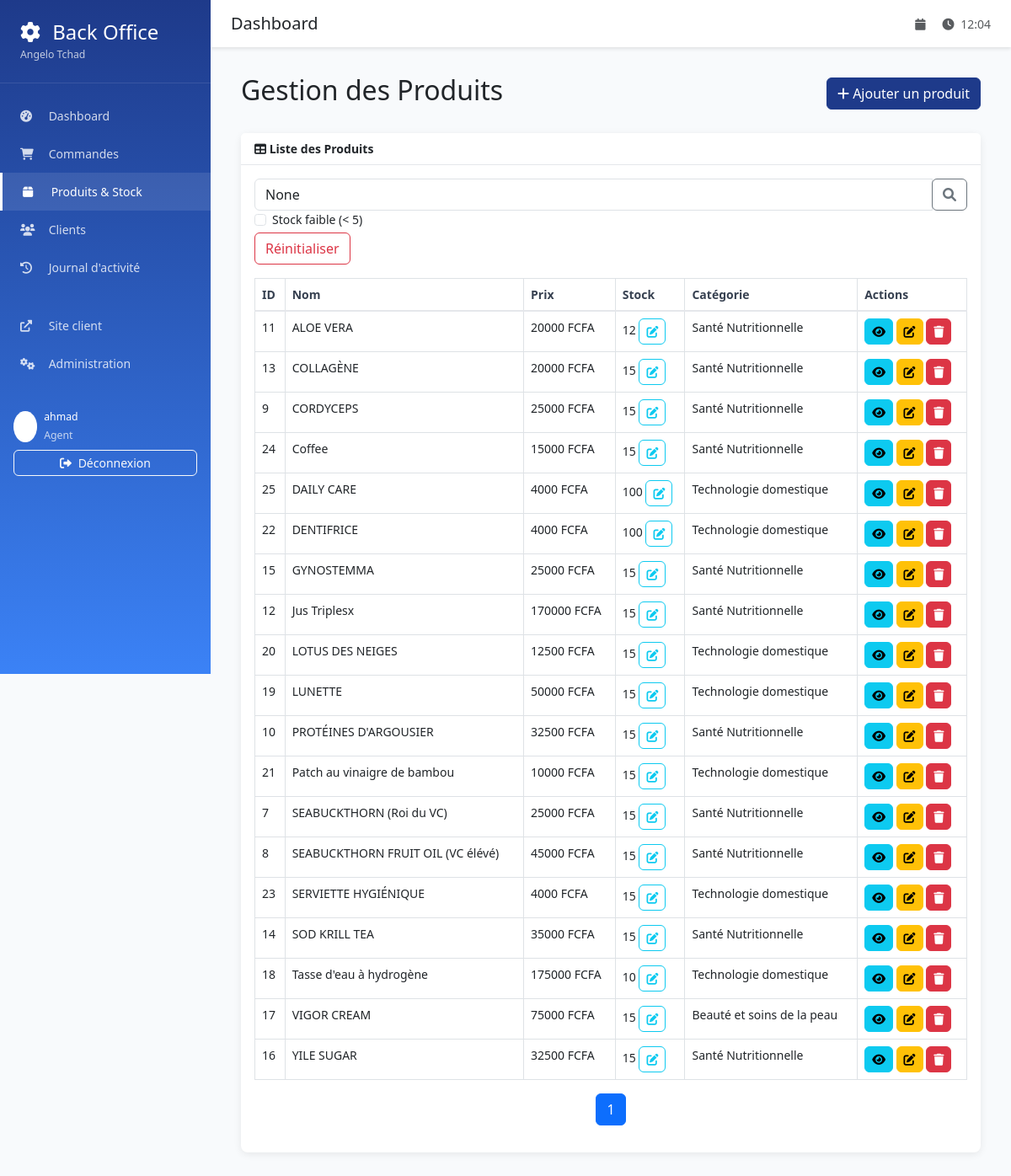
Before: /backoffice/products/ (signed in) with the older database file.
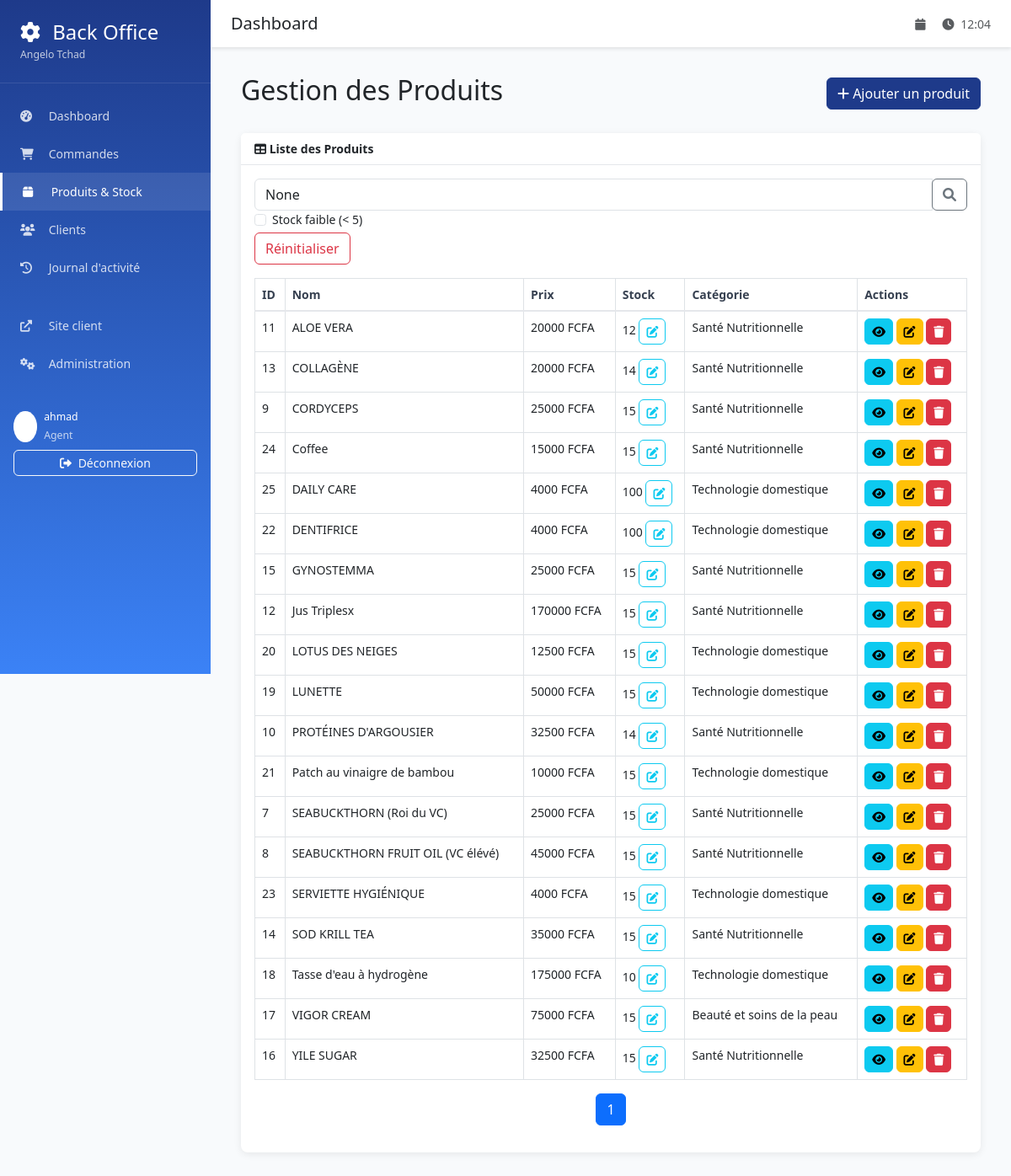
After: the same page with the newer database file.
### products/models.py (models this page shows, shortened)
class Product(models.Model):
    name = models.CharField(max_length=200, verbose_name="Nom du produit")
    description = models.TextField(blank=True, verbose_name="Description")
    price = models.DecimalField(
        max_digits=10,
        decimal_places=2,
        validators=[MinValueValidator(0)],
        verbose_name="Prix"
    )
    stock_quantity = models.PositiveIntegerField(
        default=0,
        verbose_name="Quantité en stock"
    )
    image = models.ImageField(
        upload_to='products/',
        blank=True,
        null=True,
        verbose_name="Image du produit"
    )
    is_active = models.BooleanField(default=True, verbose_name="Actif")
    created_at = models.DateTimeField(auto_now_add=True)
    updated_at = models.DateTimeField(auto_now=True)
    class Meta:
        verbose_name = "Produit"
        verbose_name_plural = "Produits"
        ordering = ['name']

class Category(models.Model):
    name = models.CharField(max_length=100, verbose_name="Nom de la catégorie")
    description = models.TextField(blank=True, verbose_name="Description")
    created_at = models.DateTimeField(auto_now_add=True)
    class Meta:
        verbose_name = "Catégorie"
        verbose_name_plural = "Catégories"
        ordering = ['name']

### backoffice/views.py (the view)
# urls.py: path('products/', views.products_list, name='products_list'),
@login_required
def products_list(request):
    products = Product.objects.order_by('name')
    search = request.GET.get('search')
    if search:
        products = products.filter(
            Q(name__icontains=search) |
            Q(description__icontains=search)
        )
    low_stock = request.GET.get('low_stock')
    if low_stock:
        products = products.filter(stock_quantity__lte=5)
    paginator = Paginator(products, 20)
    page_number = request.GET.get('page')
    page_obj = paginator.get_page(page_number)
    context = {
        'page_obj': page_obj,
        'search': search,
        'low_stock': low_stock,
    }
    return render(request, 'backoffice/products_list.html', context)

### templates/backoffice/products_list.html (shortened to what the changed rows need)
{% extends 'backoffice/base.html' %}
{% load static %}
{% block content %}
<div class="container-fluid">
    <div class="d-flex justify-content-between align-items-center mb-4">
        <h2>Gestion des Produits</h2>
    </div>
    <div class="card mb-4">
        <div class="card-body">
            <div class="table-responsive">
                <table class="table table-bordered" id="productsTable" width="100%" cellspacing="0">
                    <thead>
                        <tr>
                            <th>ID</th>
                            <th>Nom</th>
                            <th>Prix</th>
                            <th>Stock</th>
                            <th>Catégorie</th>
                            <th>Actions</th>
                        </tr>
                    </thead>
                    <tbody>
                        {% for product in page_obj %}
                        <tr>
                            <td>{{ product.id }}</td>
                            <td>{{ product.name }}</td>
                            <td>{{ product.price|floatformat:0 }} FCFA</td>
                            <td>
                                <span id="stock-{{ product.id }}" class="{% if product.stock_quantity <= 5 %}text-danger font-weight-bold{% endif %}">
                                    {{ product.stock_quantity }}
                                </span>
                                <button class="btn btn-sm btn-outline-info ml-2" onclick="editStock({{ product.id }}, {{ product.stock_quantity }})">
                                    <i class="fas fa-edit"></i>
                                </button>
                            </td>
                            <td>{{ product.category.name }}</td>
                            <td>
                                <a href="#" class="btn btn-sm btn-info"><i class="fas fa-eye"></i></a>
                                <a href="#" class="btn btn-sm btn-warning"><i class="fas fa-edit"></i></a>
                                <a href="#" class="btn btn-sm btn-danger"><i class="fas fa-trash"></i></a>
                            </td>
                        </tr>
                        {% empty %}
                        <tr>
                            <td colspan="6" class="text-center">Aucun produit trouvé.</td>
                        </tr>
                        {% endfor %}
                    </tbody>
                </table>
            </div>
        </div>
    </div>
</div>
{% endblock %}

Changed rows visible on the page:
changed Product "COLLAGÈNE": stock_quantity "15" → "14"
changed Product "PROTÉINES D'ARGOUSIER": stock_quantity "15" → "14"
